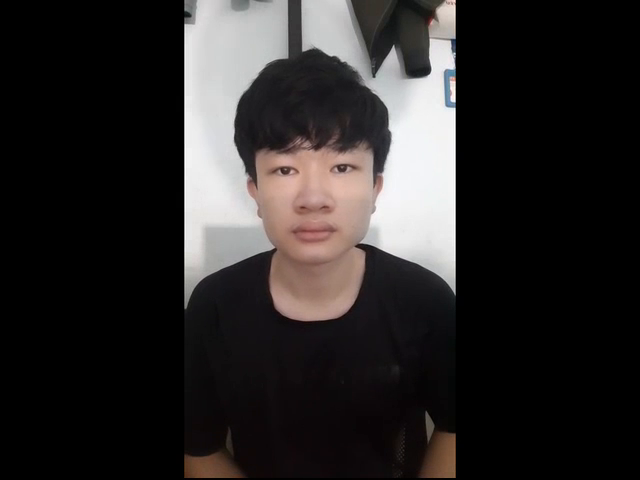
#> input picture frame 53 of video/BanKhanh.mp4, 640 x 480 px
$ python GetImageFromVideo.py
#> lines starting #> are read from the running program, lines starting #| are printed output that depends on the picture
import cv2
import time


def main():
    cap = cv2.VideoCapture('video/BanKhanh.mp4')
    # Resolution 640*480
    time.sleep(1)
    if cap is None or not cap.isOpened():
        print('Khong the mo file video')
        return
    cv2.namedWindow('Image', cv2.WINDOW_AUTOSIZE);
    n = 1
    dem = 200
    i = 1
    while i <= 100:
        [success, img] = cap.read()
#> img is the input picture: shape (480, 640, 3); mean B, G, R 40.4, 40.8, 43.7
        ch = cv2.waitKey(30)
#> (key Esc is pressed here)
        if success:
            # img = cv2.rotate(img, cv2.ROTATE_90_CLOCKWISE)
            imgROI = img[40:(40 + 480), :]  # Tao ra anh 480x480
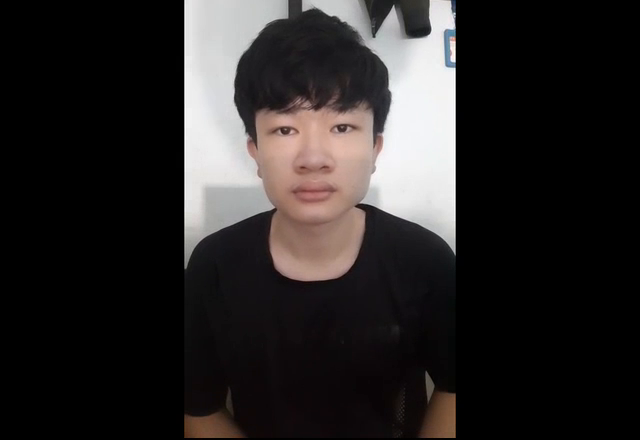
#> imgROI: shape (440, 640, 3); mean B, G, R 38.7, 39.1, 42.3

            imgROI = cv2.resize(imgROI, (250, 250))
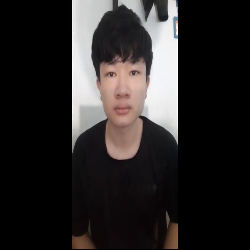
#> imgROI: shape (250, 250, 3); mean B, G, R 38.8, 39.1, 42.3
            cv2.imshow('Image', imgROI)
        else:
            break
        if n % 4 == 0:
            filename = 'Dataset/FaceData/raw/BanKhanh/BanKhanh%04d.bmp' % (dem)
            cv2.imwrite(filename, imgROI)
            dem = dem + 1
            i = i + 1
        n = n + 1
    return


if __name__ == "__main__":
    main()

$ run again, starting later in the video
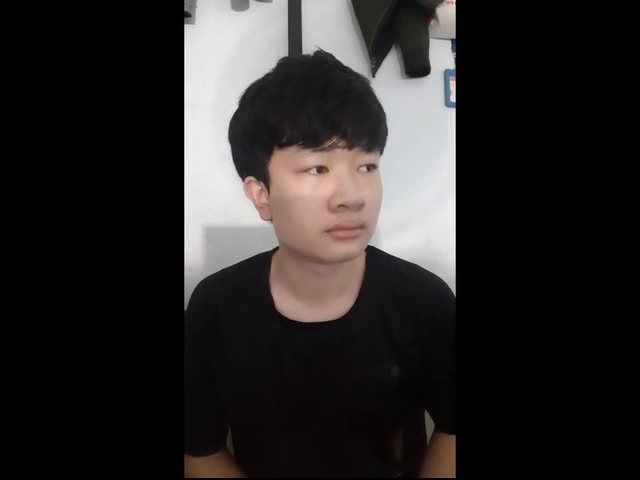
#> input picture frame 239 of video/BanKhanh.mp4, 640 x 480 px
#> in main, img is the input picture: shape (480, 640, 3); mean B, G, R 38.9, 39.3, 42.2
#> in main, `imgROI = img[40:(40 + 480), :]`:
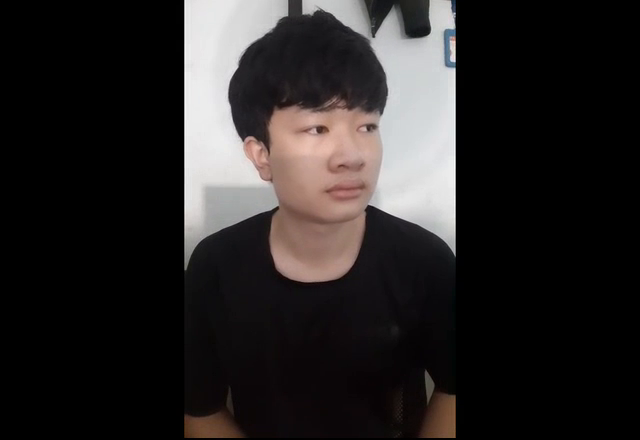
#> imgROI: shape (440, 640, 3); mean B, G, R 37.1, 37.5, 40.6
#> in main, `imgROI = cv2.resize(imgROI, (250, 250))`:
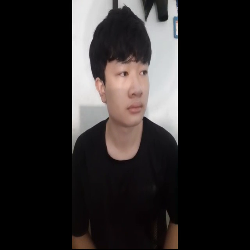
#> imgROI: shape (250, 250, 3); mean B, G, R 37.1, 37.5, 40.6

$ run again, starting later in the video
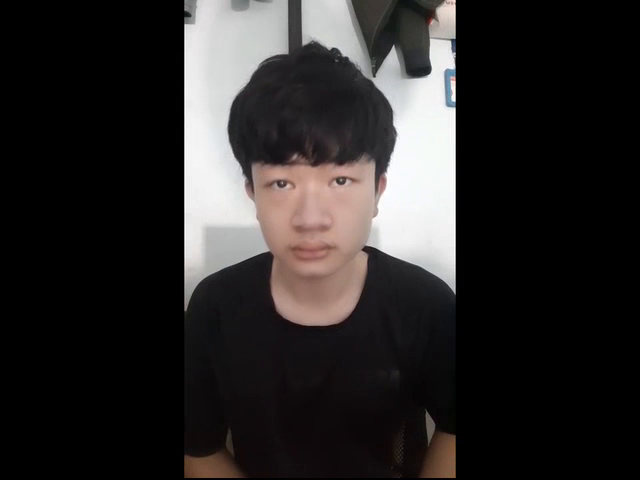
#> input picture frame 425 of video/BanKhanh.mp4, 640 x 480 px
#> in main, img is the input picture: shape (480, 640, 3); mean B, G, R 40.6, 40.9, 43.7
#> in main, `imgROI = img[40:(40 + 480), :]`:
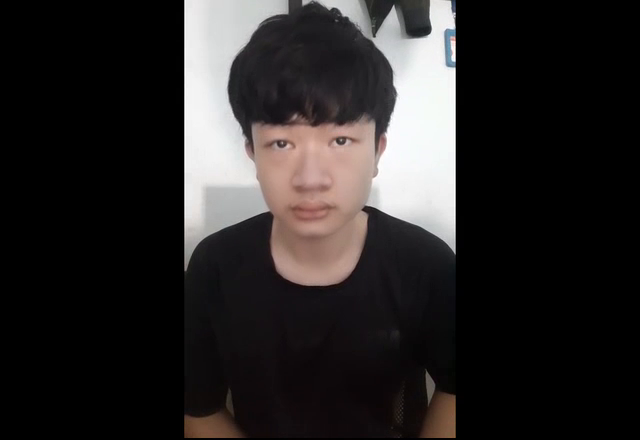
#> imgROI: shape (440, 640, 3); mean B, G, R 38.8, 39.1, 42
#> in main, `imgROI = cv2.resize(imgROI, (250, 250))`:
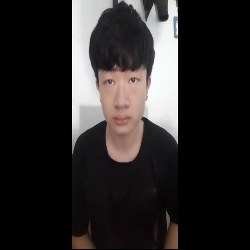
#> imgROI: shape (250, 250, 3); mean B, G, R 38.8, 39.1, 42
